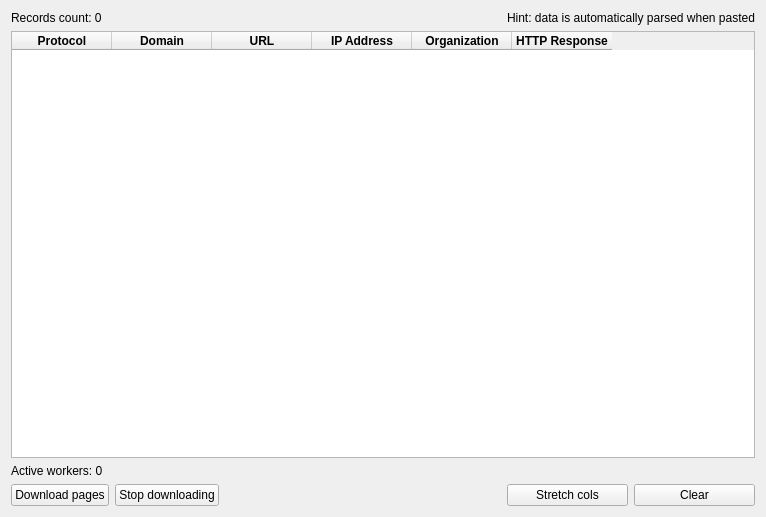
<?xml version="1.0" encoding="UTF-8"?>
<ui version="4.0">
 <class>UiWebScrapper</class>
 <widget class="QWidget" name="UiWebScrapper">
  <property name="geometry">
   <rect>
    <x>0</x>
    <y>0</y>
    <width>766</width>
    <height>517</height>
   </rect>
  </property>
  <property name="windowTitle">
   <string>Web Scraper Tool</string>
  </property>
  <layout class="QGridLayout" name="gridLayout">
   <item row="0" column="0">
    <widget class="QLabel" name="label_WebScraper_RecordsCount">
     <property name="text">
      <string>Records count: 0</string>
     </property>
    </widget>
   </item>
   <item row="0" column="3" colspan="2">
    <widget class="QLabel" name="label_49">
     <property name="text">
      <string>Hint: data is automatically parsed when pasted</string>
     </property>
    </widget>
   </item>
   <item row="1" column="0" colspan="5">
    <widget class="AdvancedTableWidget" name="tableWidget_WebScraper">
     <attribute name="verticalHeaderVisible">
      <bool>false</bool>
     </attribute>
     <column>
      <property name="text">
       <string>Protocol</string>
      </property>
      <property name="font">
       <font>
        <bold>true</bold>
       </font>
      </property>
     </column>
     <column>
      <property name="text">
       <string>Domain</string>
      </property>
      <property name="font">
       <font>
        <bold>true</bold>
       </font>
      </property>
     </column>
     <column>
      <property name="text">
       <string>URL</string>
      </property>
      <property name="font">
       <font>
        <bold>true</bold>
       </font>
      </property>
     </column>
     <column>
      <property name="text">
       <string>IP Address</string>
      </property>
      <property name="font">
       <font>
        <bold>true</bold>
       </font>
      </property>
     </column>
     <column>
      <property name="text">
       <string>Organization</string>
      </property>
      <property name="font">
       <font>
        <bold>true</bold>
       </font>
      </property>
     </column>
     <column>
      <property name="text">
       <string>HTTP Response</string>
      </property>
      <property name="font">
       <font>
        <bold>true</bold>
       </font>
      </property>
     </column>
    </widget>
   </item>
   <item row="2" column="0">
    <widget class="QLabel" name="label_ActiveWorkers">
     <property name="text">
      <string>Active workers: 0</string>
     </property>
    </widget>
   </item>
   <item row="3" column="0">
    <widget class="QPushButton" name="pushButton_WebScraper_StartDownload">
     <property name="text">
      <string>Download pages</string>
     </property>
    </widget>
   </item>
   <item row="3" column="1">
    <widget class="QPushButton" name="pushButton_WebScraper_StopDownload">
     <property name="text">
      <string>Stop downloading</string>
     </property>
    </widget>
   </item>
   <item row="3" column="2">
    <spacer name="horizontalSpacer_7">
     <property name="orientation">
      <enum>Qt::Horizontal</enum>
     </property>
     <property name="sizeHint" stdset="0">
      <size>
       <width>40</width>
       <height>20</height>
      </size>
     </property>
    </spacer>
   </item>
   <item row="3" column="3">
    <widget class="QPushButton" name="pushButton_WebScraping_StretchCols">
     <property name="text">
      <string>Stretch cols</string>
     </property>
    </widget>
   </item>
   <item row="3" column="4">
    <widget class="QPushButton" name="pushButton_WebScraping_Clear">
     <property name="text">
      <string>Clear</string>
     </property>
    </widget>
   </item>
  </layout>
 </widget>
 <customwidgets>
  <customwidget>
   <class>AdvancedTableWidget</class>
   <extends>QTableWidget</extends>
   <header>base/extensions/AdvancedTableWidget.h</header>
  </customwidget>
 </customwidgets>
 <resources/>
 <connections/>
</ui>
